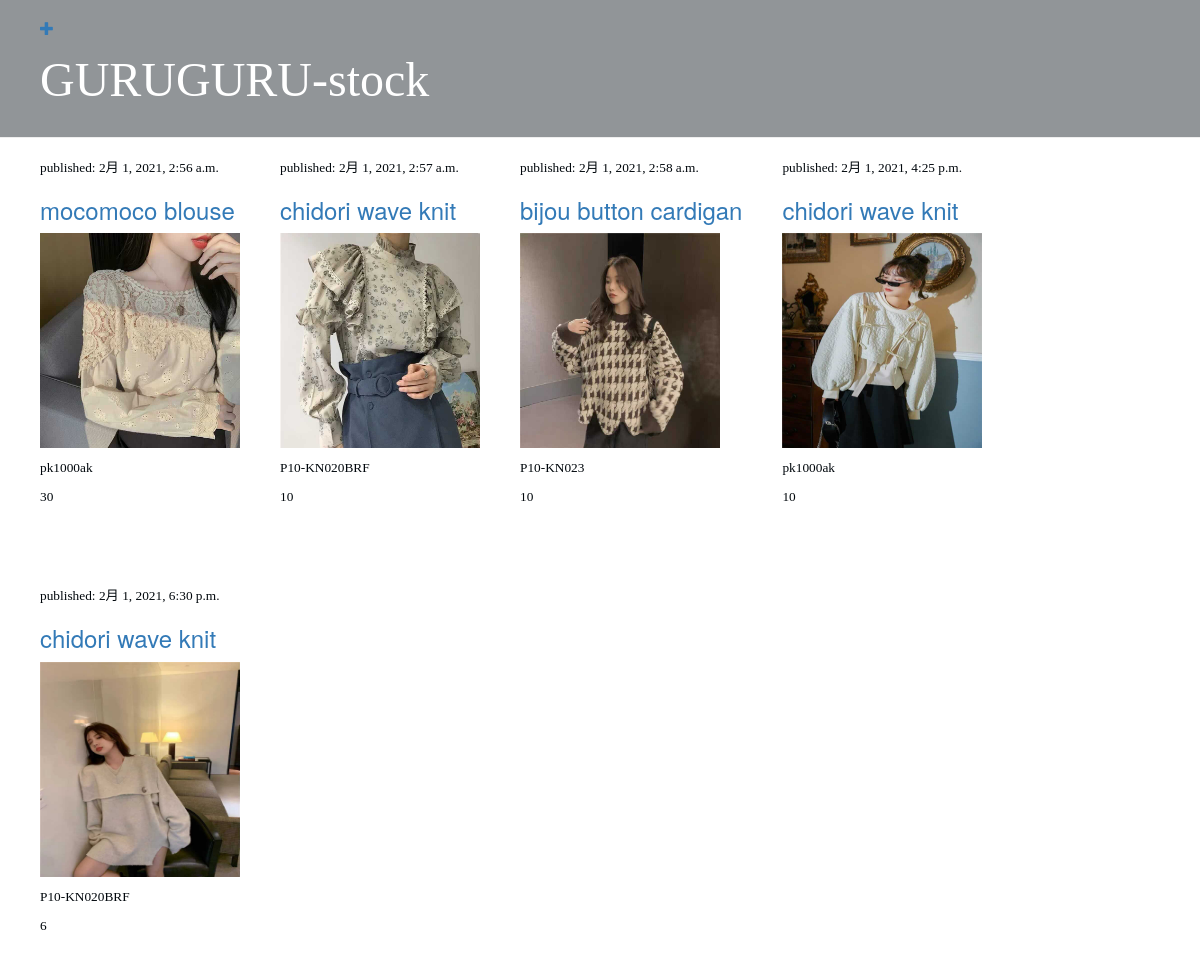
Before: / with the older database file.
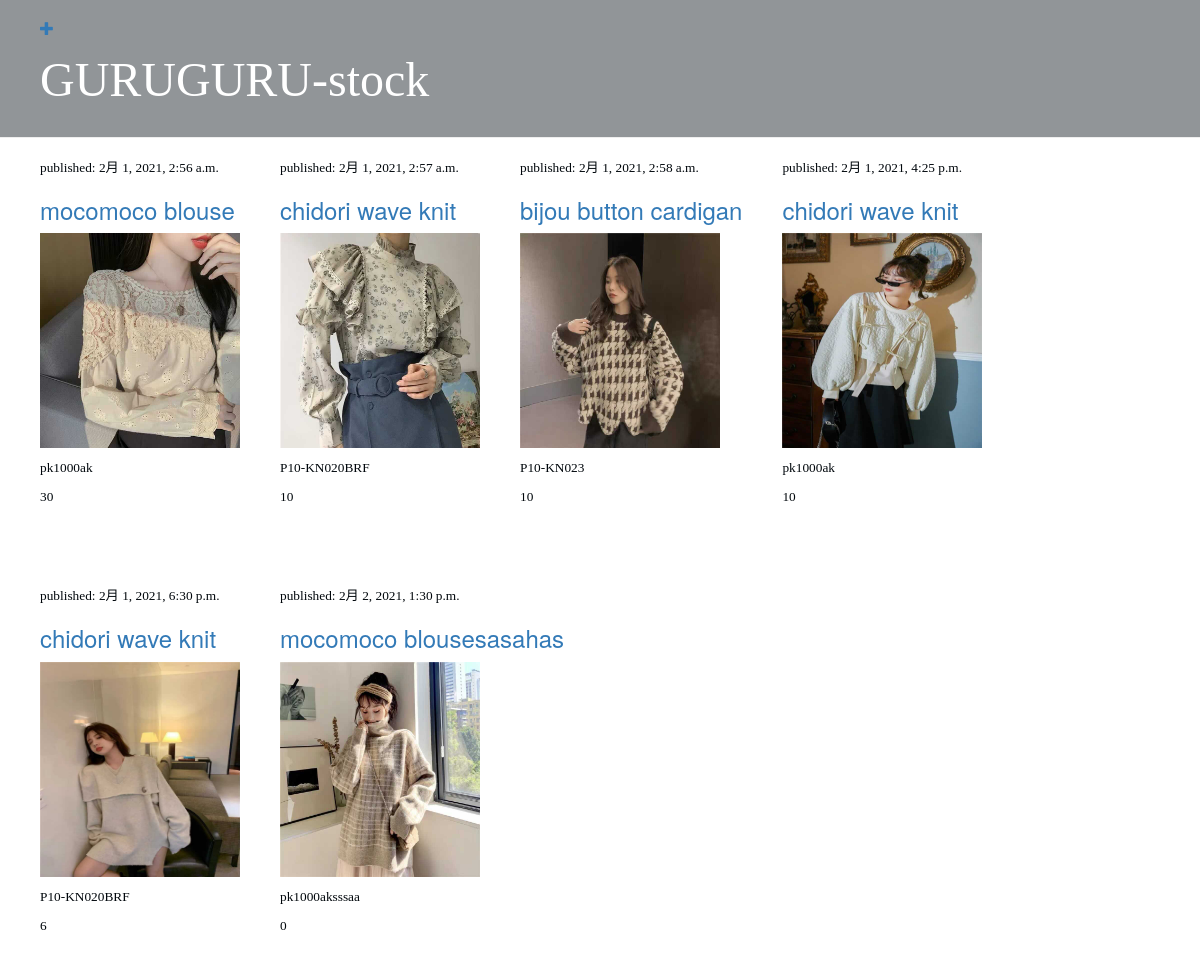
After: the same page with the newer database file.
### blog/models.py (models this page shows, shortened)
class Post(models.Model):
    author = models.ForeignKey(settings.AUTH_USER_MODEL, on_delete=models.CASCADE)
    item_name =  models.CharField(max_length=200)
    photo = models.ImageField(upload_to='images/')
    item_no = models.CharField(max_length=200)
    item_stock =  models.IntegerField(default=0)
    created_date = models.DateTimeField(default=timezone.now)
    published_date = models.DateTimeField(blank=True, null=True)

### blog/views.py (the view)
# urls.py: path('', views.post_list, name='post_list'),
def post_list(request):
    posts = Post.objects.filter(published_date__lte=timezone.now()).order_by('published_date')
    return render(request, 'blog/post_list.html', {'posts': posts})

### blog/templates/blog/post_list.html
{% extends 'blog/base.html' %}
{% block content %}
        {% for post in posts %}
            <div class="post">
                <p>published: {{ post.published_date }}</p>
                <h3><a href="{% url 'post_detail' pk=post.pk %}">{{ post.item_name }}</a></h3>
                <img src={{ post.photo.url }} width=200>
                <p>{{ post.item_no|linebreaksbr }}
                <p>{{ post.item_stock|linebreaksbr }}</p>
            </div>
        {% endfor %}
{% endblock %}

### blog/templates/blog/base.html (shortened to what this page needs)
{% load static %}
<html>
    <head>
        <link rel="stylesheet" href="//maxcdn.bootstrapcdn.com/bootstrap/3.2.0/css/bootstrap.min.css">
        <link rel="stylesheet" href="//maxcdn.bootstrapcdn.com/bootstrap/3.2.0/css/bootstrap-theme.min.css">
        <link rel="stylesheet" href="{% static 'css/blog.css' %}">
    </head>
    <body>
        <div class="page-header">
            <a href="{% url 'post_new' %}" class="top-menu"><span class="glyphicon glyphicon-plus"></span></a>
            <h1><a href="/">GURUGURU-stock</a></h1>
        </div>
        {% block content %}
        {% endblock %}
    </body>
</html>

### blog/static/css/blog.css (style rules this page uses)
h1 a, h2 a ,p { color: #01070C; font-family: 'Oswald'; }
.page-header { background-color: #919598; margin-top: 0; padding: 20px 20px 20px 40px; }
.page-header h1, .page-header h1 a, .page-header h1 a:visited, .page-header h1 a:active { color: #ffffff; font-size: 36pt; text-decoration: none; }
.post { margin-left: 40px; margin-bottom: 70px; float: left; font-size: 10pt; }
img { width: 200px; height: 215px; margin-bottom:10px; }

Changed rows visible on the page:
added Post: published_date "2月 2, 2021, 1:30 p.m.", item_name "mocomoco blousesasahas", photo (picture), item_no "pk1000aksssaa", item_stock "0"
